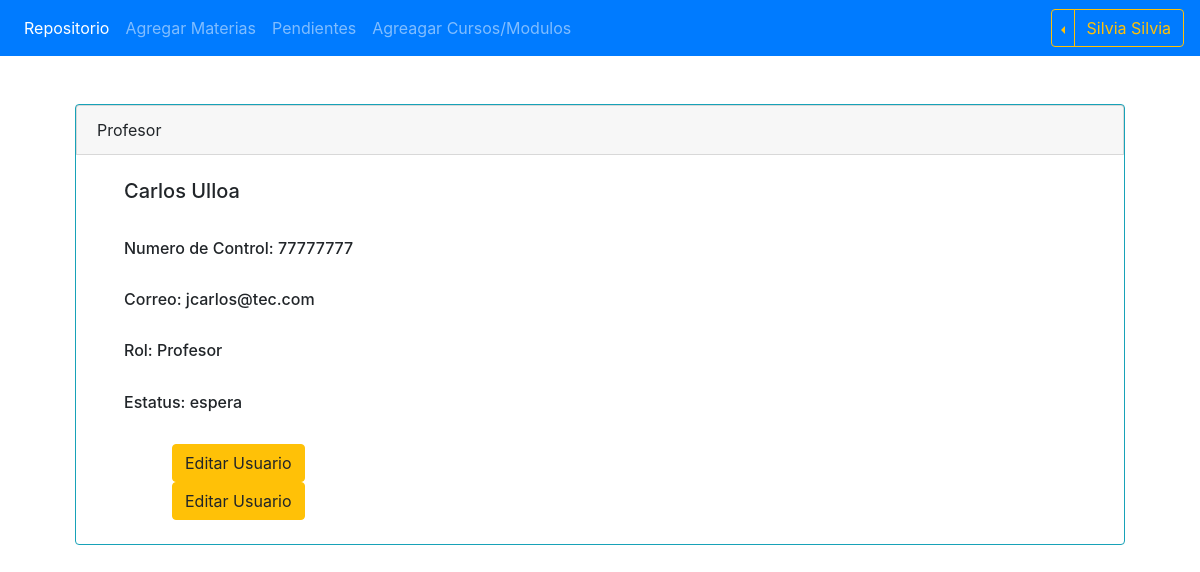
Before: /ver_usuario.php?id_us=3 (signed in) with the older database file.
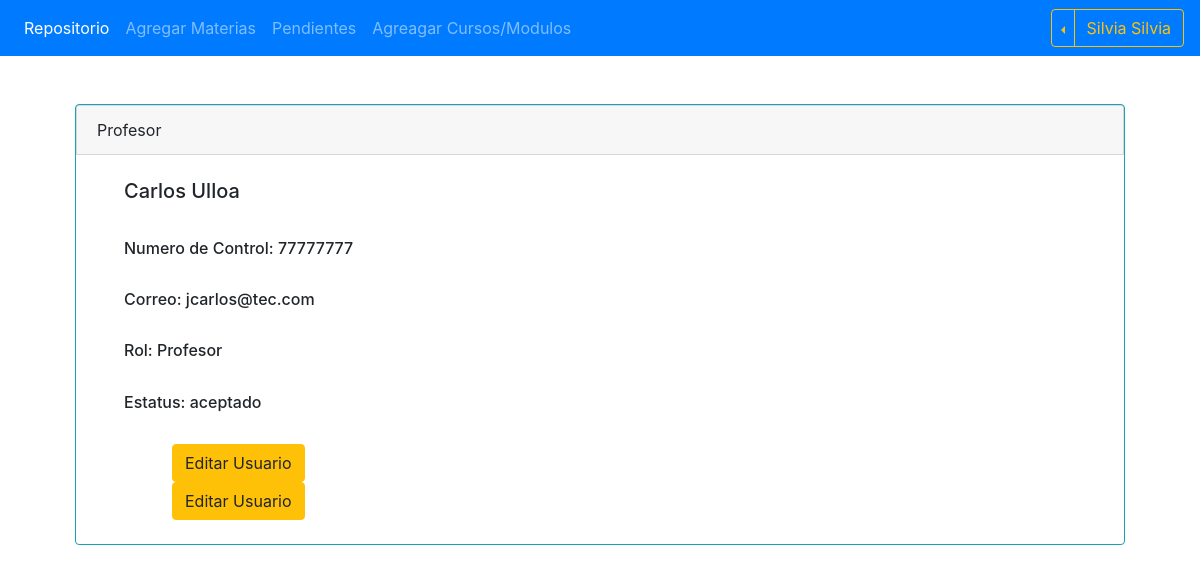
After: the same page with the newer database file.
### tables this page shows
CREATE TABLE IF NOT EXISTS `usuarios` (
  `id` int(11) NOT NULL AUTO_INCREMENT,
  `nombre` varchar(255) NOT NULL,
  `apellido` varchar(255) NOT NULL,
  `ncontrol` char(8) NOT NULL,
  `correo` varchar(200) NOT NULL,
  `pass` varchar(255) NOT NULL,
  `id_rol` int(11) NOT NULL,
  `estatus` enum('aceptado','espera','negado') NOT NULL,
  PRIMARY KEY (`id`),
  KEY `id_rol` (`id_rol`)
);

### php/helpers.php (called while the page is built, shortened)
<?php
function Usuario ($conexion, $id_us){
    $sql = "SELECT * FROM usuarios WHERE id = $id_us";
    $us = mysqli_query($conexion, $sql);
    $usuario = array();
    if ($us && mysqli_num_rows($us)){
        $usuario = $us;
    }
    return $usuario;
}

### ver_usuario.php (the view, shortened to what this page needs)
<?php
require_once 'includes/cabecera.php';
if (isset($_GET['id_us'])){
    $id_us = intval($_GET['id_us']);
} else {
    $id_us = $_SESSION['id'];
}
?>
<?php
$us = Usuario($bd, $id_us);
if (!empty($us)):
    $usuario = mysqli_fetch_assoc($us);
?>
    <div class="container-fluid mx-auto mt-5 mb-5" style="width: 90%;">
        <div class="border border-info rounded">
            <div class="card card-header mx-auto">
                <?php if ($usuario['id_rol'] == 2): echo ' Profesor '; $rol = 'Profesor'; endif; ?>
            </div>
            <div class="card-body p-4 ml-4">
                <h5 class="card-title"> <?= $usuario['nombre'].' '.$usuario['apellido'] ?> </h5><br/>
                <h6>Numero de Control: <?= $usuario['ncontrol'] ?></h6><br/>
                <h6>Correo: <?= $usuario['correo'] ?> </h6><br/>
                <h6>Rol: <?= $rol ?> </h6><br/>
                <h6>Estatus: <?= $usuario['estatus'] ?></h6><br/>
                <?php if (!isset($_GET) || isset($_SESSION['id'])):?>
                    <a href="editar_usuario.php?id_us=<?= $usuario['id'] ?>" class="btn btn-warning ml-5"> Editar Usuario </a><br/>
                <?php endif; ?>
                <?php if ($_SESSION['rol'] == 1):?>
                    <a href="editar_usuario.php?id_us=<?= $usuario['id'] ?>" class="btn btn-warning ml-5"> Editar Usuario </a><br/>
                <?php endif; ?>
            </div>
        </div>
    </div>
<?php endif; ?>

Changed rows visible on the page:
changed usuarios "Carlos": estatus "espera" → "aceptado"
